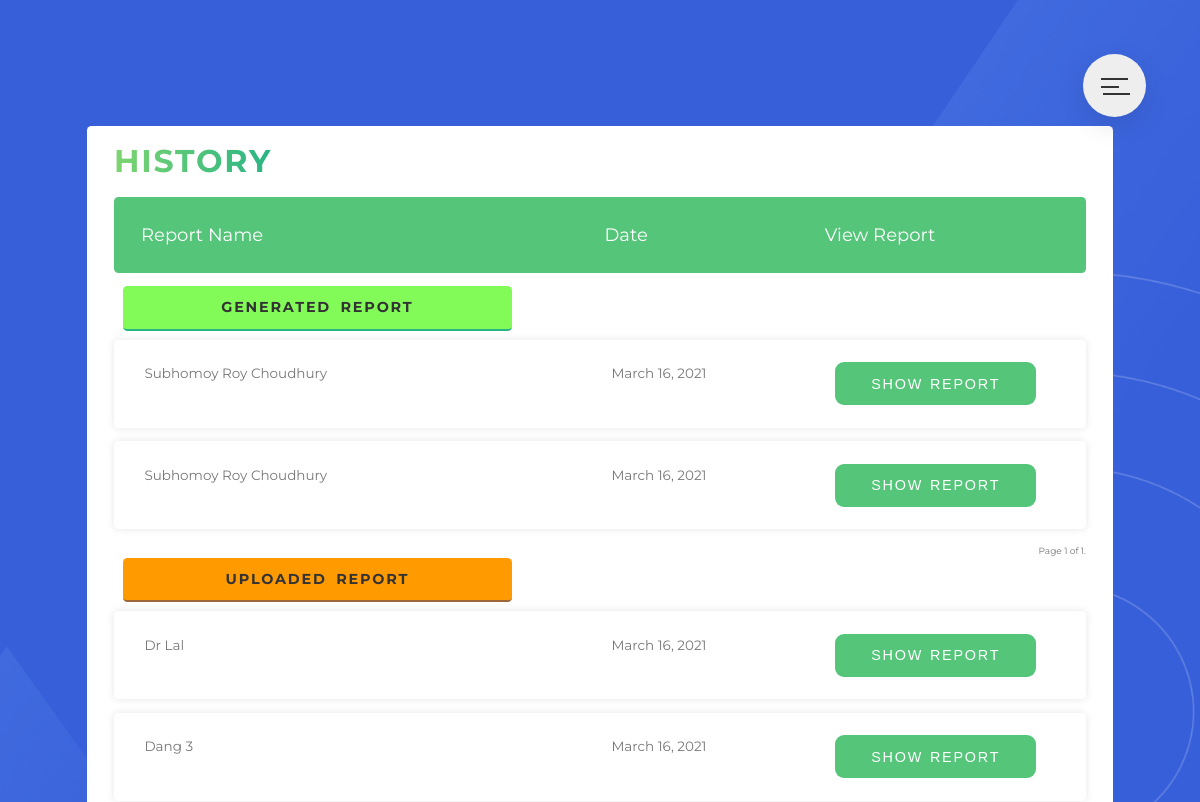
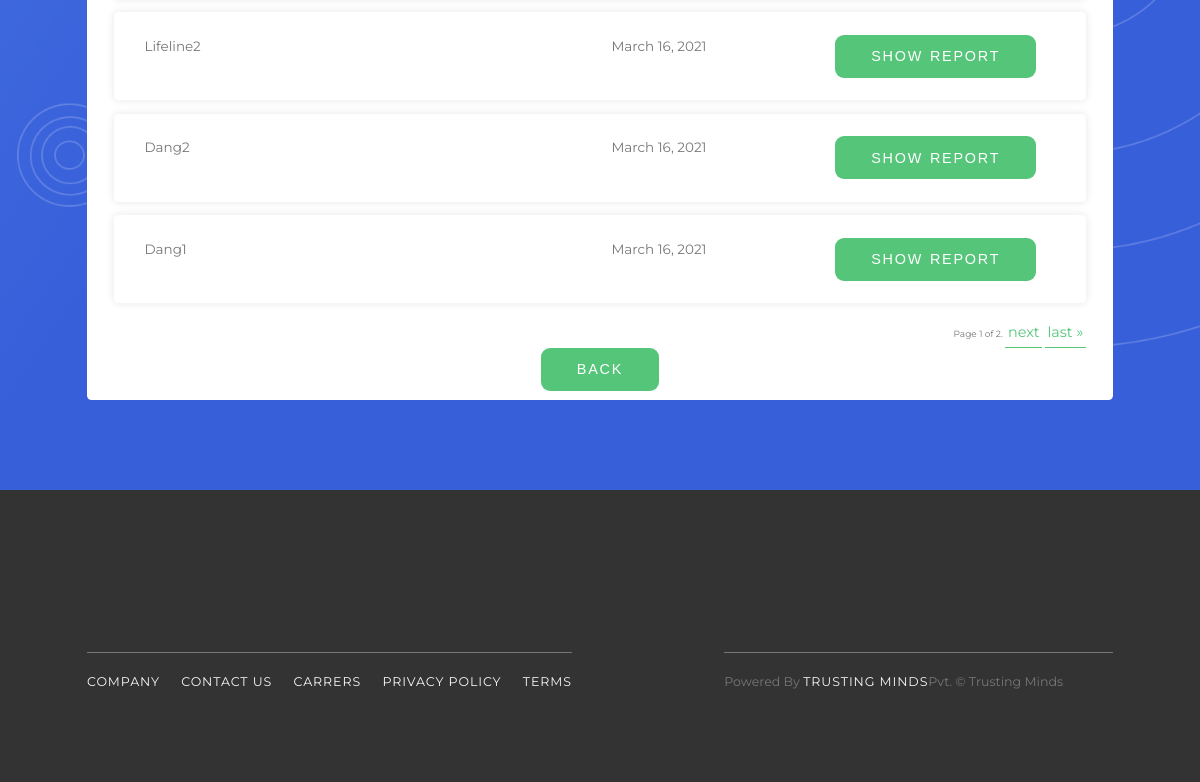
Page /showall/20 (signed in) on the earlier database version (2 pictures, top to bottom).
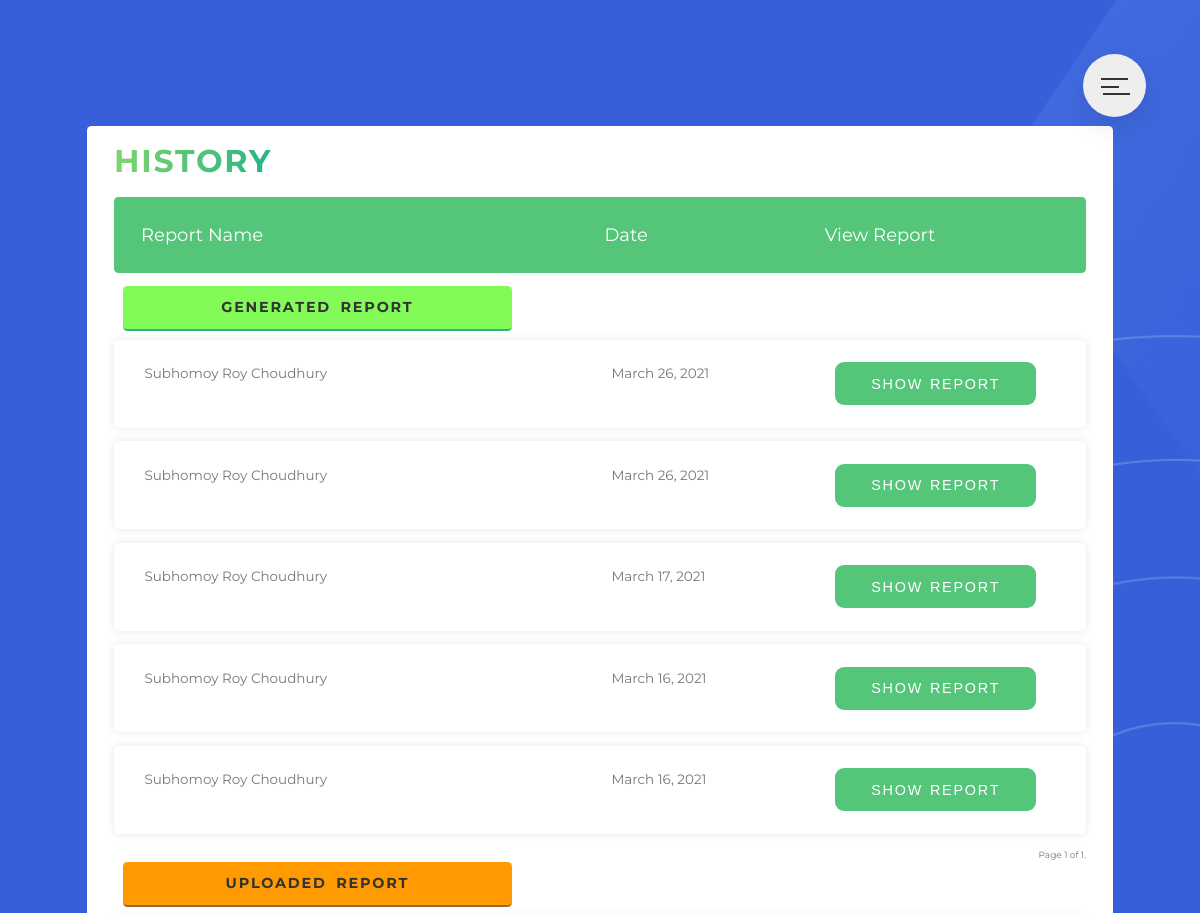
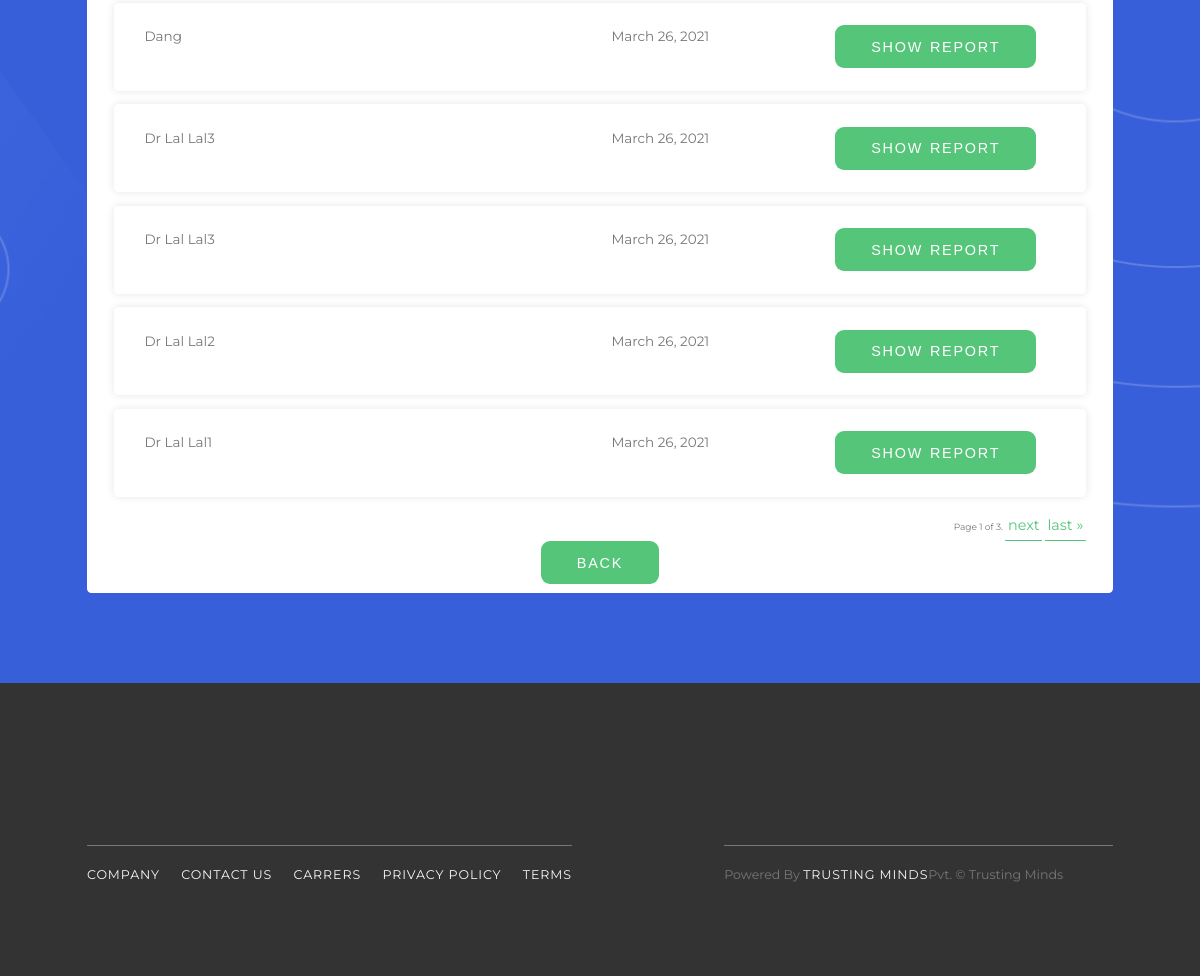
Same page on the later database version (2 pictures, top to bottom).
### patient/models.py (models this page shows, shortened)
class FinalGeneratedReport(models.Model):
    patient = models.ForeignKey(to=Patient, on_delete=models.CASCADE)
    doc1 = models.ForeignKey(to=Document, on_delete=models.SET_NULL, null=True, blank=True, related_name='generatedreport_doc1')
    doc2 = models.ForeignKey(to=Document, on_delete=models.SET_NULL, null=True, blank=True, related_name='generatedreport_doc2')
    doc3 = models.ForeignKey(to=Document, on_delete=models.SET_NULL, null=True, blank=True, related_name='generatedreport_doc3')
    doc4 = models.ForeignKey(to=Document, on_delete=models.SET_NULL, null=True, blank=True, related_name='generatedreport_doc4')
    doc5 = models.ForeignKey(to=Document, on_delete=models.SET_NULL, null=True, blank=True, related_name='generatedreport_doc5')
    sectiondtext = models.TextField(max_length=255, null=True, blank=True)
    created_time = models.DateField(default=timezone.now)
    def __str__(self):
        return f"{self.patient}  "

class Patient(models.Model):
    first_name = models.CharField(max_length=55, blank=False, null=False)
    last_name = models.CharField(max_length=55, blank=False, null=False)
    email = models.EmailField(max_length=255, blank=False, null=False, unique=True)
    address = models.TextField(max_length=255, blank=True, null=True)
    postal_zip = models.IntegerField(max_length=255, blank=True, null=True)
    city = models.CharField(max_length=255, blank=True, null=True)
    country = models.CharField(max_length=255, blank=True, null=True)
    phone_number = models.IntegerField(max_length=17, blank=True, null=True) # mobile
    alternate_number = models.IntegerField(max_length=17, blank=True, null=True) # alternate
    def __str__(self) -> str:
        return f"{self.first_name} {self.last_name}"

class Document(models.Model):
    name = models.CharField(max_length=15, blank=True)
    report = models.ForeignKey(to = Report,on_delete=models.SET_NULL,null=True)
    document = models.FileField(upload_to='documents/')
    uploaded_at = models.DateField(auto_now_add=False)
    patient = models.ForeignKey(to=Patient, on_delete=models.CASCADE, unique=False)
    tesseract_data = models.TextField(blank=True,null=True)
    class Meta:
        unique_together = ('name', 'document', 'patient')
    def __str__(self) -> str:
        return f'{self.name}'

### patient/views.py (the view)
# urls.py: path('showall/<int:pk>', ShowAllReportView.as_view(), name='show-all-report'),
class ShowAllReportView(LoginRequiredMixin, View):
    template_name = 'patient/show_all_report.html'
    def get(self, request, pk):
        patient = Patient.objects.get(pk=pk)
        gen_rep = FinalGeneratedReport.objects.filter(patient__pk=pk).order_by('-pk')
        report1 = patient.document_set.all().order_by('-pk')
        paginator1 = Paginator(gen_rep, 5)
        paginator2 = Paginator(report1, 5)
        page_number = request.GET.get('page')
        page_obj1 = paginator1.get_page(page_number)
        page_obj2 = paginator2.get_page(page_number)
        context = {
            'patient':patient,
            'generated_reports':FinalGeneratedReport.objects.filter(patient__pk=pk).order_by('-pk'),
            'reports': patient.document_set.all().order_by('-pk'),
            'page_obj1':page_obj1,
            'page_obj2':page_obj2
        }
        return render(request, self.template_name, context)

### patient/templates/patient/show_all_report.html (shortened to what this page needs)
{%  extends 'patient/base2.html' %}
{% load static %}
{% load widget_tweaks %}
{% block content %}
<!DOCTYPE html>
  </head>
  <body>
    <section class="section-form__var">
      <div class="section-form-heading__var GB">
        <h1 class="heading-secondary u-margin-top-big">&nbsp;</h1>
      </div>
      <div class="container__var u-margin-bottom-big GB">
        <div>
          <h2 class="heading-secondary">History</h2>
        </div>
        <ul class="responsive-table__var GB">
          <li class="table-header__var GB">
            <div class="col__var col-1__tt__var GB">Report Name</div>
            <div class="col__var col-2__tt__var GB">Date</div>
            <div class="col__var col-3__tt__var GB">View Report</div>
          </li>
          <h3 class="heading-tertiary tt_h3_st_1">Generated Report</h3>
          {% for report in page_obj1 %}
          <li class="table-row__var GB">
            <div class="col__var col-1__tt__var GB" data-label="Label">
              {{report}}
            </div>
            <div class="col__var col-2__tt__var GB" data-label="Now">
              {{report.created_time}}
            </div>
            <div class="col col-3__tt__var GB"  __vardata-label="Label">
                <button class = "btn btn--green" onclick="window.location='{% url "show-saved-report" report.id patient.id %}';">
                    Show Report
                </button>
            </div>
          </li>
          {% endfor%}
          <div class="pagination" style = "display:grid; text-align:right;">
          <span class="step-links" class="form__label">
            <span  class="form__group">Page {{ page_obj1.number }} of {{ page_obj1.paginator.num_pages }}.</span>
          </span>
          </div>
          <h3 class="heading-tertiary tt_h3_st_2">Uploaded Report</h3>
          {% for report in page_obj2 %}
          <li class="table-row__var GB">
            <div class="col__var col-1__tt__var GB" data-label="Label">
              {{report | title}}
            </div>
            <div class="col__var col-2__tt__var GB" data-label="Now">
              {{report.uploaded_at}}
            </div>
            <div class="col col-3__tt__var GB" __vardata-label="Before">
              <button class="btn btn--green" onclick="window.location='{{report.document.url}}';">
                    <td>Show Report</td>
                </button>
            </div>
          </li>
        {% endfor %}
        <div class="pagination" style = "display:grid; text-align:right;">
          <span class="step-links" class="form__label">
            <span  class="form__group">Page {{ page_obj2.number }} of {{ page_obj2.paginator.num_pages }}.</span>
            {% if page_obj2.has_next %}
              <a class="btn-text" href="?page={{ page_obj2.next_page_number }}">next</a>
              <a class="btn-text" href="?page={{ page_obj2.paginator.num_pages }}">last &raquo;</a>
            {% endif %}
          </span>
          </div>
        </ul>
              <center>
              <button class="btn btn--green" onclick = "window.location.href='{% url 'patient-profile' patient.id %}'">
                BACK
              </button>
            </center>
      </div>
      <div>
        <h3>&nbsp;</h3>
      </div>
    </section>
  </body>
</html>
{% endblock content %}

Differences in the rows shown:
no longer on this page (row unchanged): Document: name "Dr Lal", uploaded_at "March 16, 2021"
no longer on this page (row unchanged): Document: name "Dang 3", uploaded_at "March 16, 2021"
no longer on this page (row unchanged): Document: name "Lifeline2", uploaded_at "March 16, 2021"
no longer on this page (row unchanged): Document: name "Dang2", uploaded_at "March 16, 2021"
no longer on this page (row unchanged): Document: name "Dang1", uploaded_at "March 16, 2021"
added FinalGeneratedReport: patient.last_name "Subhomoy Roy Choudhury", created_time "March 26, 2021"
added FinalGeneratedReport: patient.last_name "Subhomoy Roy Choudhury", created_time "March 26, 2021"
added FinalGeneratedReport: patient.last_name "Subhomoy Roy Choudhury", created_time "March 17, 2021"
added Document: name "Dang", uploaded_at "March 26, 2021"
added Document: name "Dr Lal Lal3", uploaded_at "March 26, 2021"
added Document: name "Dr Lal Lal3", uploaded_at "March 26, 2021"
added Document: name "Dr Lal Lal2", uploaded_at "March 26, 2021"
added Document: name "Dr Lal Lal1", uploaded_at "March 26, 2021"
Other differences:
{{ page_obj2.paginator.num_pages }}: "2" → "3"
